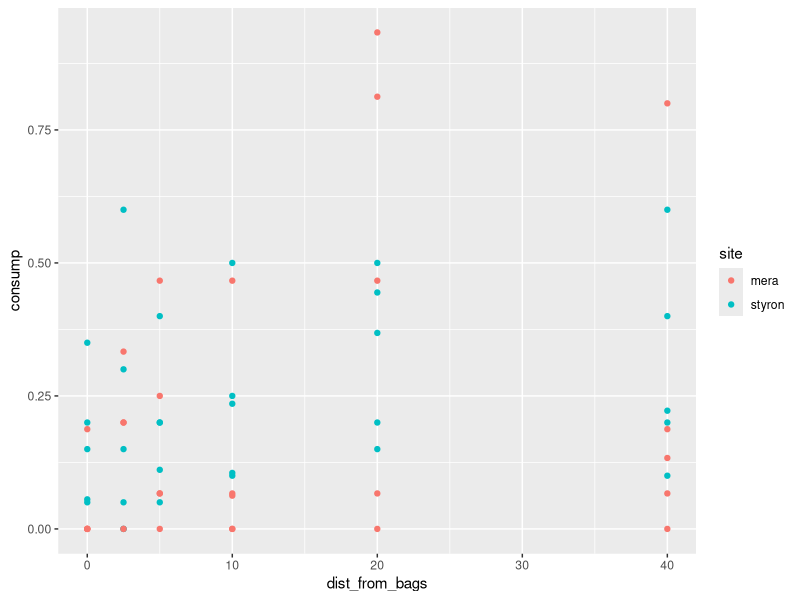
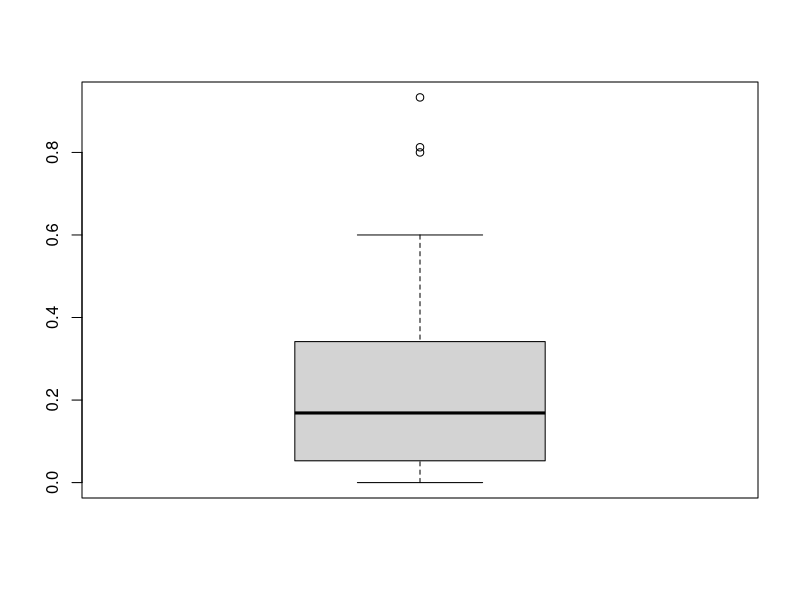
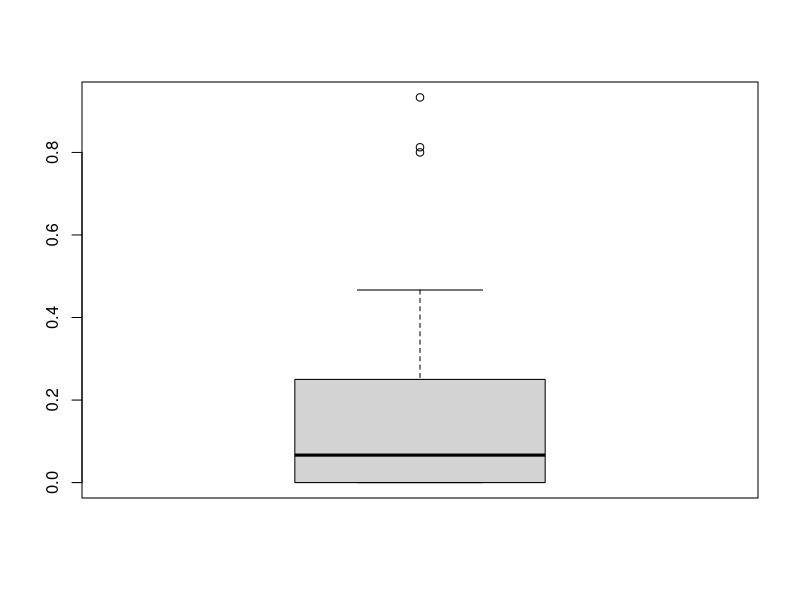
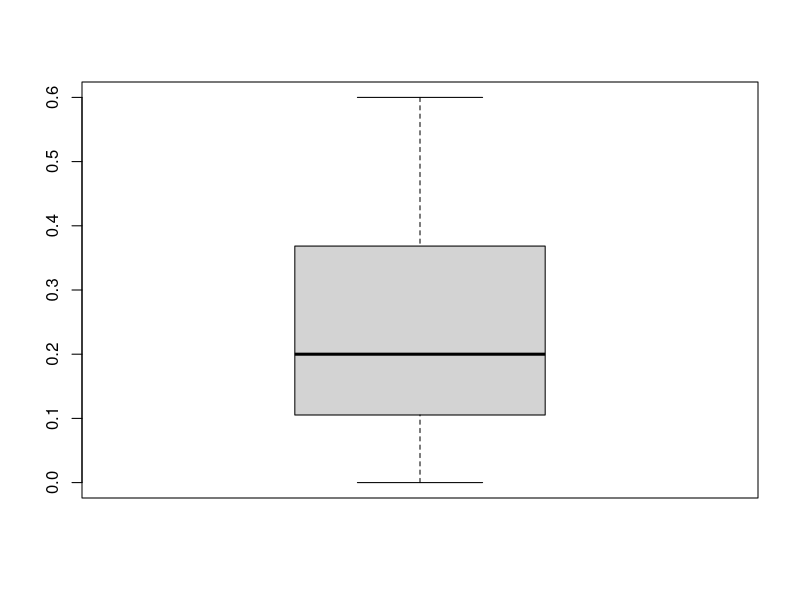
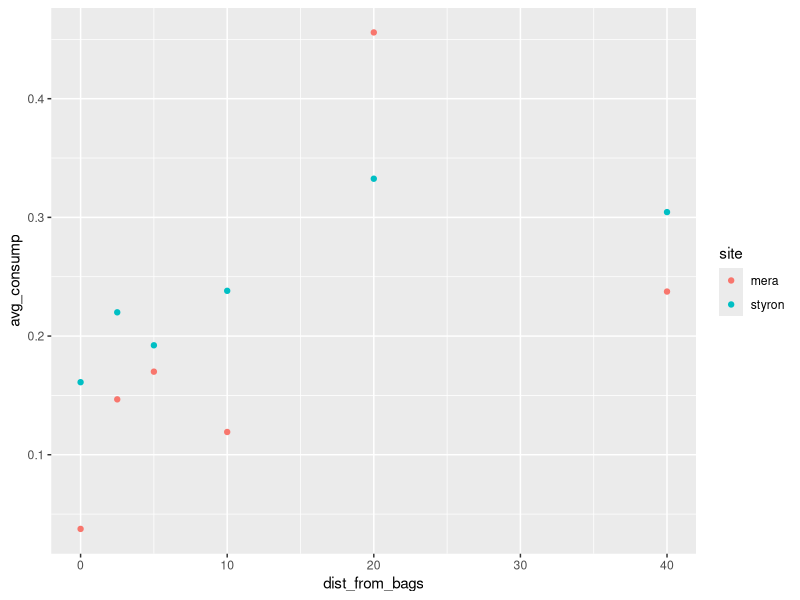

Write R code to recreate these figures, in order. (Note: this script raises an error after producing the figures.)

library(dplyr)
library(ggplot2)
library(quantreg)
library(lme4)

squid.rawdata = read.csv("kremer consump assay data.csv", header = TRUE)
summary(squid.rawdata)

squid = squid.rawdata %>% slice(6:65)

squid %>% 
  ggplot(aes(x = dist_from_bags, y = consump, color = site)) + 
  geom_point() 


boxplot(squid$consump)
boxplot((squid%>% filter(site == "mera"))$consump)
boxplot((squid%>% filter(site == "styron"))$consump)

site.avgbydist = squid %>% 
    group_by(site, dist_from_bags)%>% 
    summarise(mean(consump)) %>% rename(avg_consump = 'mean(consump)')

site.avgbydist %>% 
  ggplot(aes(x = dist_from_bags, y = avg_consump, color = site)) + 
  geom_point()

# with outliers
plot(density(logit(squid$consump)))

#without outliers
Q <- quantile(squid$consump, probs=c(.25, .75), na.rm = FALSE)
iqr <- IQR(squid$consump)
up <-  Q[2]+1.5*iqr # Upper Range  
low<- Q[1]-1.5*iqr # Lower Range
squidElim<- subset(squid,
                   squid$consump > (Q[1] - 1.5*iqr) & squid$consump < (Q[2]+1.5*iqr))
plot(density(squidElim$consump))

#linreg 
consumpByDist <- lm(consump ~ dist_from_bags, data = squidElim)
AIC(consumpByDist)
plot(resid(consumpByDist))

anova(consumpByDist)

# quantile regression attempts
plot(squidElim$dist_from_bags, squidElim$consump)
taus <- c(.05,.1,.25,.75,.90,.95)
fit1 <- rq(consump ~ dist_from_bags, tau = .5, data = squidElim)
abline(fit1)
for(i in 1:length(taus)) {
  abline(rq(consump ~ dist_from_bags, tau = taus[i], data = squidElim))
}


# glm model here
